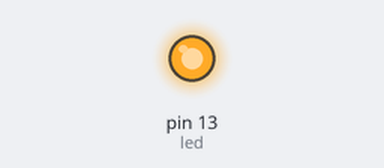
This sketch was run on a simulated Arduino Uno, built with avr-gcc and run on an emulated ATmega328P. On the bench: output pins drawn as LEDs (lit = HIGH). What the sketch prints to the serial monitor is not drawn.

Above: at 0.05 s.
Timing chart, 0 to 3.0 s (numbered marks = the images above):
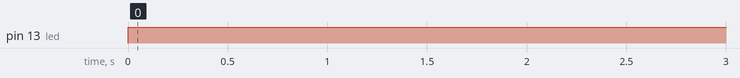

Measured:
- by itself, pin 13 (led): LOW → HIGH at 0.00 s

The sketch:

HASP_Test_Logger.ino
```cpp
int i;
int led = 13;

void setup() {
  // put your setup code here, to run once:
  Serial.begin(57600);
  i = 0;
  pinMode(led, OUTPUT);

}

void loop() {
  Serial.print("Data Line ");
  Serial.println(i);
  i++;
  digitalWrite(led, HIGH);
  delay(50);
  digitalWrite(led, LOW);
}
```
